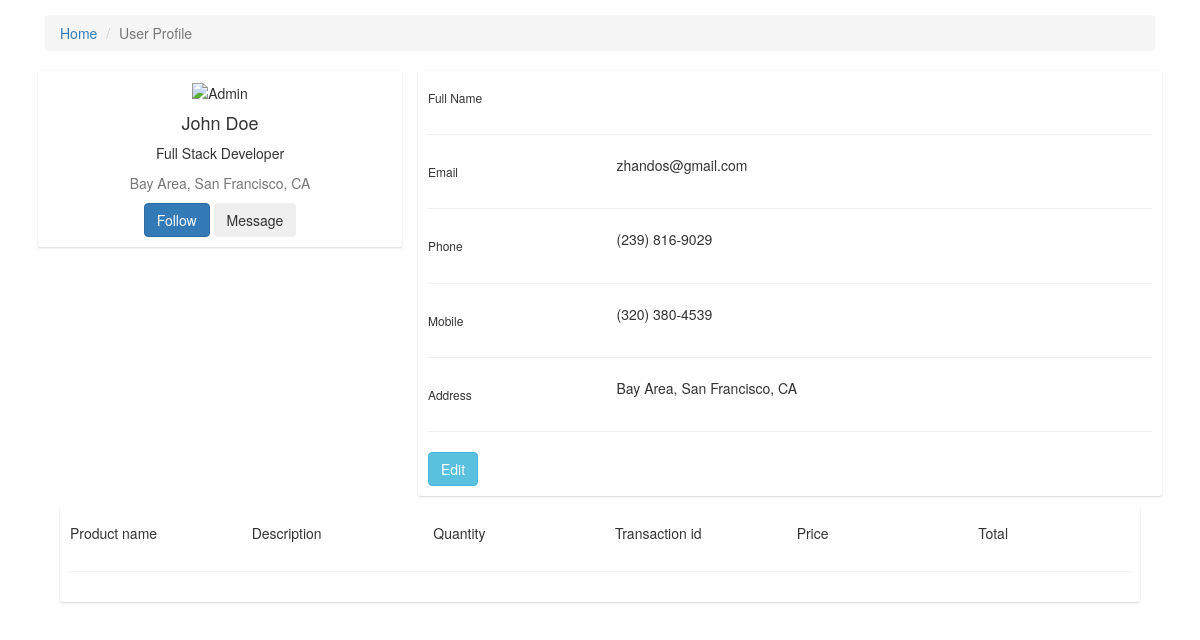
Page /user/ (signed in) on the earlier database version.
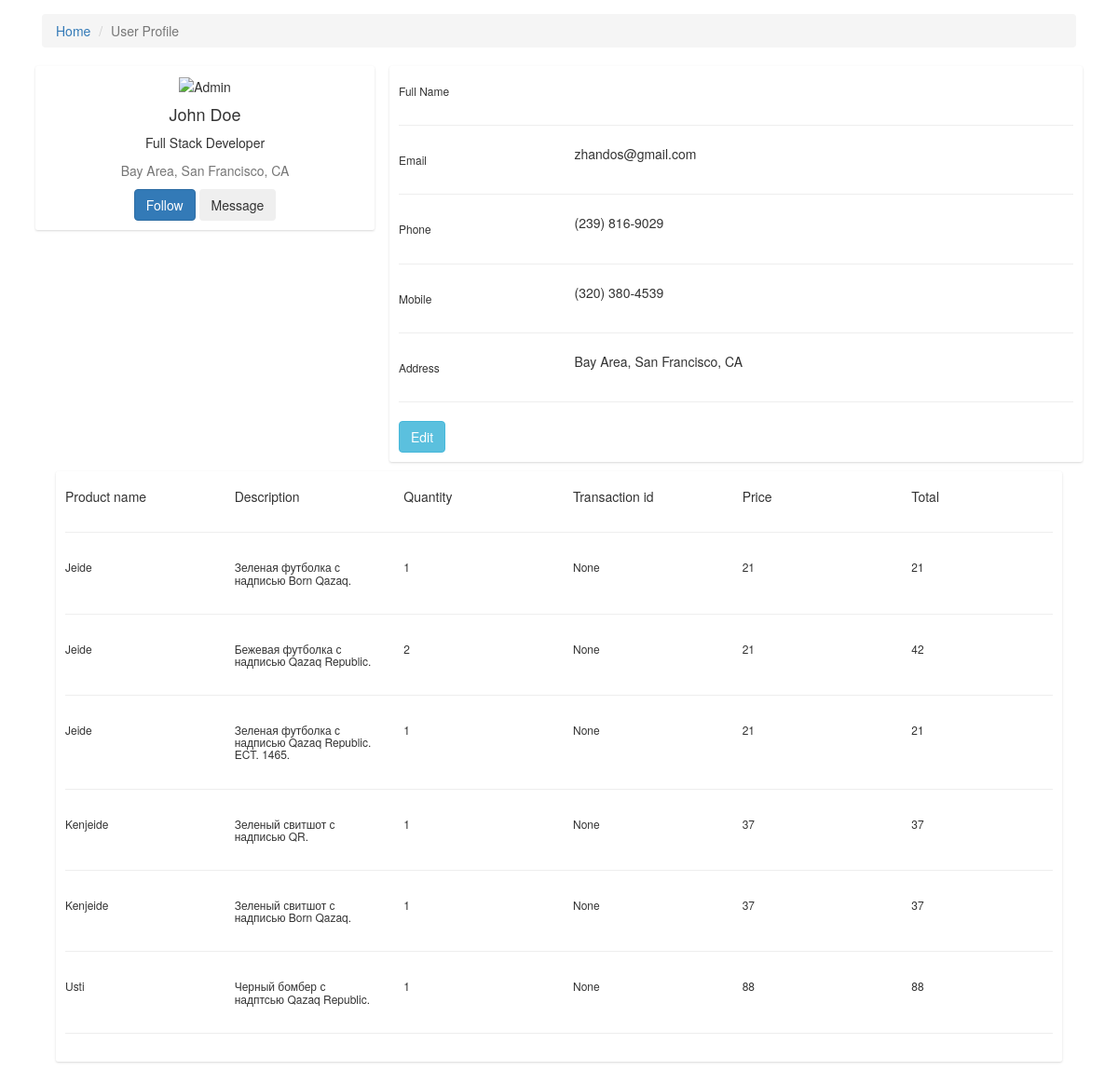
Same page on the later database version.
### main/models.py (models this page shows, shortened)
class OrderItem(models.Model):
    product = models.ForeignKey(Products, on_delete=models.SET_NULL, blank=True, null=True)
    order = models.ForeignKey(Order, on_delete=models.SET_NULL, blank=True, null=True)
    quantity = models.IntegerField(default=0, null=True, blank=True)
    date_added = models.DateTimeField(auto_now_add=True)
    @property
    def get_total(self):
        total = self.quantity * self.product.product_price
        return total
    class Meta:
        verbose_name = 'Элемент заказа'
        verbose_name_plural = 'Элементы заказа'

class Products(models.Model):
    product_name = models.CharField(max_length=50, null=True)
    slug = models.SlugField(null=False, unique=False)
    product_photo = models.ImageField(null=True, blank=True, upload_to='photos/%Y/%m/%d/')
    product_description = models.CharField(max_length=1024, null=True)
    product_size = models.CharField(max_length=50)
    product_price = models.IntegerField(null=True)
    product_available = models.DecimalField(max_digits=10, decimal_places=3)
    product_type = models.ForeignKey(Types, related_name="products", on_delete=models.CASCADE, null=True)
    product_color = models.ForeignKey(Colors, related_name="products", on_delete=models.CASCADE, null=True)
    product_gender = models.ForeignKey(Gender, related_name="products", on_delete=models.CASCADE, null=True)
    product_category = models.ForeignKey(Category, related_name="products", on_delete=models.CASCADE, null=True)
    digital = models.BooleanField(default=False, null=True, blank=False)
    class Meta:
        ordering = ('product_name',)
        verbose_name = 'Продукт'
        verbose_name_plural = 'Продукты'
    class Meta:
        verbose_name = 'Продукт'
        verbose_name_plural = 'Продукты'

class Order(models.Model):
    customer = models.ForeignKey(User, on_delete=models.CASCADE, blank=True, null=True)
    date_ordered = models.DateTimeField(auto_now_add=True)
    complete = models.BooleanField(default=False, null=True, blank=False)
    transaction_id = models.CharField(max_length=200, null=True)
    class Meta:
        verbose_name = 'Заказ'
        verbose_name_plural = 'Заказы'

### main/views.py (the view, shortened to what this page needs)
# urls.py: path('user/', userProfile, name='user'),
def userProfile(request):
    if request.user.is_authenticated:
        customer = request.user
        order, created = Order.objects.get_or_create(customer=customer, complete=False)
        items = order.orderitem_set.all()
    context = {
        'items': items,
        'order': order,
        'user': request.user,
        'fullname': request.user.get_full_name()
    }
    return render(request, 'main/userProfile.html', context)

### main/templates/main/userProfile.html (shortened to what the changed rows need)
<!doctype html>
<html lang="en">
<head>
    {% load static %}
    <link rel="stylesheet" href="{% static 'css/userProfile.css' %}">
    <link rel="stylesheet" href="https://maxcdn.bootstrapcdn.com/bootstrap/3.4.1/css/bootstrap.min.css">
</head>
<body>
<div class="container">
    <div class="main-body">
        <div class="col-md-12">
            <div class="card mb-3">
                <div class="card-body">
                    <div class="row">
                        <div class="col-sm-2">
                        </div>
                        <div class="col-sm-2">
                        </div>
                        <div class="col-sm-2">
                        </div>
                        <div class="col-sm-2">
                        </div>
                        <div class="col-sm-2">
                        </div>
                        <div class="col-sm-2">
                        </div>
                    </div>
                    <hr>
                    {% for item in items %}
                    <div class="row">
                        <div class="col-sm-2">
                            <h6>{{item.product.product_name}}</h6>
                        </div>
                        <div class="col-sm-2">
                            <h6>{{item.product.product_description}}</h6>
                        </div>
                        <div class="col-sm-2">
                            <h6>{{item.quantity}}</h6>
                        </div>
                        <div class="col-sm-2">
                            <h6>{{order.transaction_id}}</h6>
                        </div>
                        <div class="col-sm-2">
                            <h6>{{item.product.product_price}}</h6>
                        </div>
                        <div class="col-sm-2">
                            <h6>{{item.get_total}}</h6>
                        </div>
                    </div>
                    <hr>
                    {% endfor %}
                </div>
            </div>
        </div>
    </div>
</div>
</body>
</html>

Differences in the rows shown:
added OrderItem: product.product_name "Jeide", product.product_description "Зеленая футболка с надписью Born Qazaq.", quantity "1", product.product_price "21", get_total "21"
now on this page (row unchanged): Order: transaction_id "None"
added OrderItem: product.product_name "Jeide", product.product_description "Бежевая футболка с надписью Qazaq Republic.", quantity "2", product.product_price "21", get_total "42"
added OrderItem: product.product_name "Jeide", product.product_description "Зеленая футболка с надписью Qazaq Republic. ECT. 1465.", quantity "1", product.product_price "21", get_total "21"
added OrderItem: product.product_name "Kenjeide", product.product_description "Зеленый свитшот с надписью QR.", quantity "1", product.product_price "37", get_total "37"
added OrderItem: product.product_name "Kenjeide", product.product_description "Зеленый свитшот с надписью Born Qazaq.", quantity "1", product.product_price "37", get_total "37"
added OrderItem: product.product_name "Usti", product.product_description "Черный бомбер с надптсью Qazaq Republic.", quantity "1", product.product_price "88", get_total "88"
